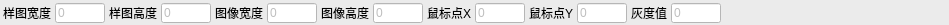
     <widget class="QFrame" name="frame_3">
      <property name="minimumSize">
       <size>
        <width>0</width>
        <height>25</height>
       </size>
      </property>
      <property name="maximumSize">
       <size>
        <width>16777215</width>
        <height>25</height>
       </size>
      </property>
      <property name="styleSheet">
       <string notr="true">background-color: rgb(235, 235, 235);</string>
      </property>
      <property name="frameShape">
       <enum>QFrame::NoFrame</enum>
      </property>
      <property name="frameShadow">
       <enum>QFrame::Plain</enum>
      </property>
      <layout class="QHBoxLayout" name="horizontalLayout_2">
       <property name="spacing">
        <number>4</number>
       </property>
       <property name="leftMargin">
        <number>3</number>
       </property>
       <property name="topMargin">
        <number>3</number>
       </property>
       <property name="rightMargin">
        <number>3</number>
       </property>
       <property name="bottomMargin">
        <number>2</number>
       </property>
       <item>
        <widget class="QLabel" name="labelWidth_2">
         <property name="font">
          <font>
           <pointsize>9</pointsize>
          </font>
         </property>
         <property name="text">
          <string>样图宽度</string>
         </property>
        </widget>
       </item>
       <item>
        <widget class="QLineEdit" name="leftImgW">
         <property name="enabled">
          <bool>false</bool>
         </property>
         <property name="minimumSize">
          <size>
           <width>50</width>
           <height>0</height>
          </size>
         </property>
         <property name="maximumSize">
          <size>
           <width>50</width>
           <height>16777215</height>
          </size>
         </property>
         <property name="font">
          <font>
           <pointsize>9</pointsize>
          </font>
         </property>
         <property name="styleSheet">
          <string notr="true">background-color: rgb(255, 255, 255);</string>
         </property>
         <property name="inputMask">
          <string/>
         </property>
         <property name="text">
          <string>0</string>
         </property>
         <property name="maxLength">
          <number>32767</number>
         </property>
         <property name="alignment">
          <set>Qt::AlignLeading|Qt::AlignLeft|Qt::AlignVCenter</set>
         </property>
        </widget>
       </item>
       <item>
        <widget class="QLabel" name="labelHeight_4">
         <property name="font">
          <font>
           <pointsize>9</pointsize>
          </font>
         </property>
         <property name="text">
          <string>样图高度</string>
         </property>
        </widget>
       </item>
       <item>
        <widget class="QLineEdit" name="leftImgH">
         <property name="enabled">
          <bool>false</bool>
         </property>
         <property name="minimumSize">
          <size>
           <width>50</width>
           <height>0</height>
          </size>
         </property>
         <property name="maximumSize">
          <size>
           <width>50</width>
           <height>16777215</height>
          </size>
         </property>
         <property name="font">
          <font>
           <pointsize>9</pointsize>
          </font>
         </property>
         <property name="styleSheet">
          <string notr="true">background-color: rgb(255, 255, 255);</string>
         </property>
         <property name="inputMask">
          <string/>
         </property>
         <property name="text">
          <string>0</string>
         </property>
         <property name="maxLength">
          <number>32767</number>
         </property>
         <property name="alignment">
          <set>Qt::AlignLeading|Qt::AlignLeft|Qt::AlignVCenter</set>
         </property>
        </widget>
       </item>
       <item>
        <widget class="QLabel" name="labelWidth_3">
         <property name="font">
          <font>
           <pointsize>9</pointsize>
          </font>
         </property>
         <property name="text">
          <string>图像宽度</string>
         </property>
        </widget>
       </item>
       <item>
        <widget class="QLineEdit" name="RightImgW">
         <property name="enabled">
          <bool>false</bool>
         </property>
         <property name="minimumSize">
          <size>
           <width>50</width>
           <height>0</height>
          </size>
         </property>
         <property name="maximumSize">
          <size>
           <width>50</width>
           <height>16777215</height>
          </size>
         </property>
         <property name="font">
          <font>
           <pointsize>9</pointsize>
          </font>
         </property>
         <property name="styleSheet">
          <string notr="true">background-color: rgb(255, 255, 255);</string>
         </property>
         <property name="inputMask">
          <string/>
         </property>
         <property name="text">
          <string>0</string>
         </property>
         <property name="maxLength">
          <number>32767</number>
         </property>
         <property name="alignment">
          <set>Qt::AlignLeading|Qt::AlignLeft|Qt::AlignVCenter</set>
         </property>
        </widget>
       </item>
       <item>
        <widget class="QLabel" name="labelHeight_5">
         <property name="font">
          <font>
           <pointsize>9</pointsize>
          </font>
         </property>
         <property name="text">
          <string>图像高度</string>
         </property>
        </widget>
       </item>
       <item>
        <widget class="QLineEdit" name="RightImgH">
         <property name="enabled">
          <bool>false</bool>
         </property>
         <property name="minimumSize">
          <size>
           <width>50</width>
           <height>0</height>
          </size>
         </property>
         <property name="maximumSize">
          <size>
           <width>50</width>
           <height>16777215</height>
          </size>
         </property>
         <property name="font">
          <font>
           <pointsize>9</pointsize>
          </font>
         </property>
         <property name="styleSheet">
          <string notr="true">background-color: rgb(255, 255, 255);</string>
         </property>
         <property name="inputMask">
          <string/>
         </property>
         <property name="text">
          <string>0</string>
         </property>
         <property name="maxLength">
          <number>32767</number>
         </property>
         <property name="alignment">
          <set>Qt::AlignLeading|Qt::AlignLeft|Qt::AlignVCenter</set>
         </property>
        </widget>
       </item>
       <item>
        <widget class="QLabel" name="labelWidth_4">
         <property name="font">
          <font>
           <pointsize>9</pointsize>
          </font>
         </property>
         <property name="text">
          <string>鼠标点X</string>
         </property>
        </widget>
       </item>
       <item>
        <widget class="QLineEdit" name="mouseX">
         <property name="enabled">
          <bool>false</bool>
         </property>
         <property name="minimumSize">
          <size>
           <width>50</width>
           <height>0</height>
          </size>
         </property>
         <property name="maximumSize">
          <size>
           <width>50</width>
           <height>16777215</height>
          </size>
         </property>
         <property name="font">
          <font>
           <pointsize>9</pointsize>
          </font>
         </property>
         <property name="styleSheet">
          <string notr="true">background-color: rgb(255, 255, 255);</string>
         </property>
         <property name="inputMask">
          <string/>
         </property>
         <property name="text">
          <string>0</string>
         </property>
         <property name="maxLength">
          <number>32767</number>
         </property>
         <property name="alignment">
          <set>Qt::AlignLeading|Qt::AlignLeft|Qt::AlignVCenter</set>
         </property>
        </widget>
       </item>
       <item>
        <widget class="QLabel" name="labelHeight_8">
         <property name="font">
          <font>
           <pointsize>9</pointsize>
          </font>
         </property>
         <property name="text">
          <string>鼠标点Y</string>
         </property>
        </widget>
       </item>
       <item>
        <widget class="QLineEdit" name="mouseY">
         <property name="enabled">
          <bool>false</bool>
         </property>
         <property name="minimumSize">
          <size>
           <width>50</width>
           <height>0</height>
          </size>
         </property>
         <property name="maximumSize">
          <size>
           <width>50</width>
           <height>16777215</height>
          </size>
         </property>
         <property name="font">
          <font>
           <pointsize>9</pointsize>
          </font>
         </property>
         <property name="styleSheet">
          <string notr="true">background-color: rgb(255, 255, 255);</string>
         </property>
         <property name="inputMask">
          <string/>
         </property>
         <property name="text">
          <string>0</string>
         </property>
         <property name="maxLength">
          <number>32767</number>
         </property>
         <property name="alignment">
          <set>Qt::AlignLeading|Qt::AlignLeft|Qt::AlignVCenter</set>
         </property>
        </widget>
       </item>
       <item>
        <widget class="QLabel" name="labelHeight_9">
         <property name="font">
          <font>
           <pointsize>9</pointsize>
          </font>
         </property>
         <property name="text">
          <string>灰度值</string>
         </property>
        </widget>
       </item>
       <item>
        <widget class="QLineEdit" name="grayValue">
         <property name="enabled">
          <bool>false</bool>
         </property>
         <property name="minimumSize">
          <size>
           <width>50</width>
           <height>0</height>
          </size>
         </property>
         <property name="maximumSize">
          <size>
           <width>50</width>
           <height>16777215</height>
          </size>
         </property>
         <property name="font">
          <font>
           <pointsize>9</pointsize>
          </font>
         </property>
         <property name="styleSheet">
          <string notr="true">background-color: rgb(255, 255, 255);</string>
         </property>
         <property name="inputMask">
          <string/>
         </property>
         <property name="text">
          <string>0</string>
         </property>
         <property name="maxLength">
          <number>32767</number>
         </property>
         <property name="alignment">
          <set>Qt::AlignLeading|Qt::AlignLeft|Qt::AlignVCenter</set>
         </property>
        </widget>
       </item>
       <item>
        <spacer name="horizontalSpacer_2">
         <property name="orientation">
          <enum>Qt::Horizontal</enum>
         </property>
         <property name="sizeHint" stdset="0">
          <size>
           <width>225</width>
           <height>15</height>
          </size>
         </property>
        </spacer>
       </item>
      </layout>
     </widget>
